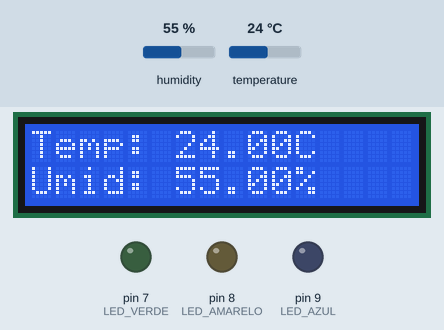
The sketch below on a simulated Arduino Uno, built with avr-gcc and run on an emulated ATmega328P. On the bench: 16×2 character LCD, output pins drawn as LEDs (lit = HIGH). The test bench sets the inputs (shaded band); at power-on: humidity 55 %, temperature 24 °C.

Above: at 1.2 s.
1.3 s: humidity set to 69 %
At 8.4 s:
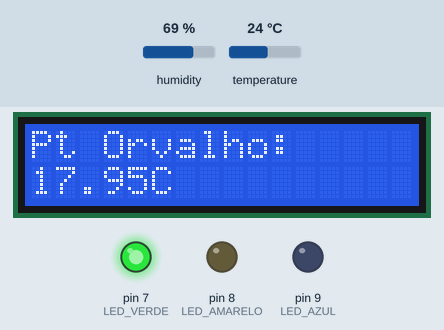
9.6 s: humidity set to 72 %
At 16.7 s:
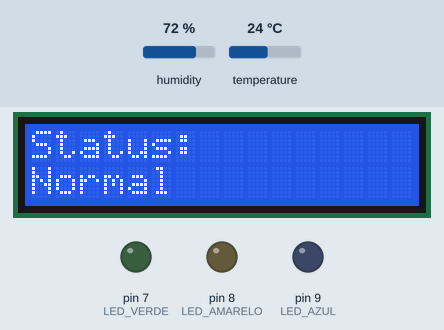
19.6 s: temperature set to 31.5 °C
At 26.9 s:
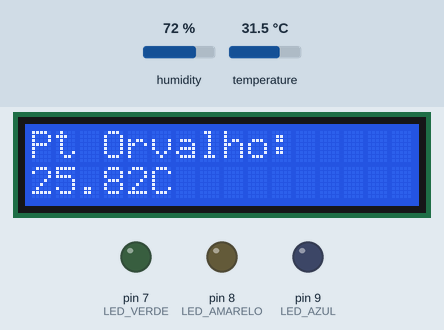
27.6 s: temperature set to 32.4 °C
At 35.3 s:
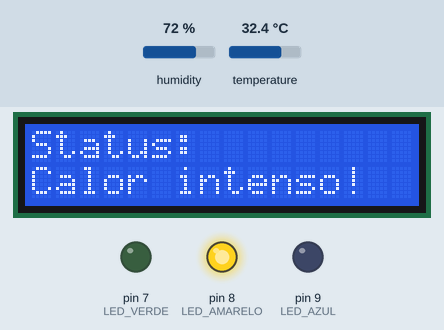
39.5 s: humidity set to 85 %
At 42.6 s:
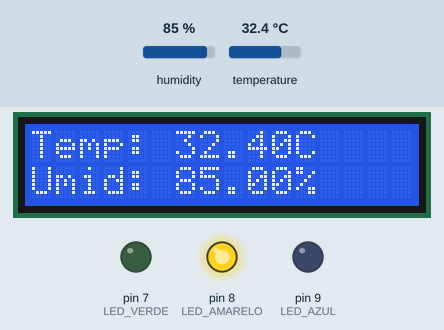
46.2 s: humidity set to 88 %
At 52.7 s:
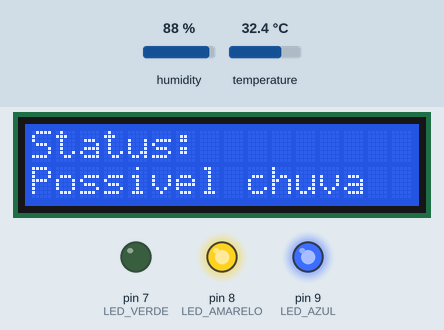
Timing chart, 0 to 54.2 s (numbered marks = the images above; inputs shaded):
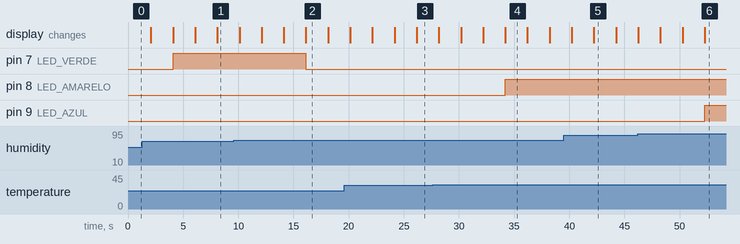

The sketch:

Projeto_Temperatura.ino
```cpp
#include <LiquidCrystal.h>
#include <DHT.h>

#define DHTPIN 6  // Pino para o sensor DHT22
#define DHTTYPE DHT22
#define LED_VERDE 7
#define LED_AMARELO 8
#define LED_AZUL 9
#define BUZZER 10

DHT dht(DHTPIN, DHTTYPE);
LiquidCrystal lcd(12, 11, 5, 4, 3, 2);

void setup() {
  lcd.begin(16, 2);
  dht.begin();
  pinMode(LED_VERDE, OUTPUT);
  pinMode(LED_AMARELO, OUTPUT);
  pinMode(LED_AZUL, OUTPUT);
  pinMode(BUZZER, OUTPUT);
}

float calculaPontoOrvalho(float t, float h) {
  // Fórmula de Magnus-Tetens para um cálculo mais preciso do ponto de orvalho
  float a = 17.27;
  float b = 237.7;
  float alpha = ((a * t) / (b + t)) + log(h/100.0);
  float pontoOrvalho = (b * alpha) / (a - alpha);
  return pontoOrvalho;
}

bool preveChuva(float t, float h) {
  float pontoOrvalho = calculaPontoOrvalho(t, h);
  float diferencaTemp = t - pontoOrvalho;
  // Quanto menor a diferença entre temp. ambiente e ponto de orvalho, maior a chance de chuva
  return diferencaTemp < 2.5;
}

bool preveChuvaIntensa(float t, float h) {
  float pontoOrvalho = calculaPontoOrvalho(t, h);
  float diferencaTemp = t - pontoOrvalho;
  // Quando o ponto de orvalho está muito próximo da temperatura e a umidade é alta
  return diferencaTemp < 1.0 && h > 85;
}

bool preveCalorIntenso(float t) {
  // Acima de 32°C é considerado calor intenso pela pesquisa
  return t > 32;
}

bool preveDiaBom(float t, float h) {
  // Dia considerado confortável para humanos e plantas:
  // Temp entre 20-28°C (conforto térmico) e umidade entre 40-70% (ideal para conforto)
  return t >= 20 && t <= 28 && h >= 40 && h <= 70;
}

void loop() {
  float h = dht.readHumidity();
  float t = dht.readTemperature();

  // Verificar se as leituras são válidas
  if (isnan(h) || isnan(t)) {
    lcd.clear();
    lcd.setCursor(0, 0);
    lcd.print("Erro no sensor!");
    delay(2000);
    return;
  }

  // Calcular o ponto de orvalho
  float pontoOrvalho = calculaPontoOrvalho(t, h);

  // Mostrar a temperatura e umidade no LCD
  lcd.clear();
  lcd.setCursor(0, 0);
  lcd.print("Temp: ");
  lcd.print(t);
  lcd.print("C");

  lcd.setCursor(0, 1);
  lcd.print("Umid: ");
  lcd.print(h);
  lcd.print("%");

  delay(2000);

  // Mostrar o ponto de orvalho
  lcd.clear();
  lcd.setCursor(0, 0);
  lcd.print("Pt Orvalho:");
  lcd.setCursor(0, 1);
  lcd.print(pontoOrvalho);
  lcd.print("C");

  delay(2000);

  // Verificar as condições climáticas
  bool chuva = preveChuva(t, h);
  bool chuvaIntensa = preveChuvaIntensa(t, h);
  bool calorIntenso = preveCalorIntenso(t);
  bool diaBom = preveDiaBom(t, h);

  // Atualizar os LEDs de acordo com as condições
  digitalWrite(LED_VERDE, diaBom ? HIGH : LOW);
  digitalWrite(LED_AMARELO, calorIntenso ? HIGH : LOW);
  digitalWrite(LED_AZUL, chuva ? HIGH : LOW);

  // Exibir o status no LCD
  lcd.clear();
  lcd.setCursor(0, 0);
  lcd.print("Status:");
  lcd.setCursor(0, 1);

  if (chuvaIntensa) {
    lcd.print("Chuva intensa!");
    // Ativar o alarme para chuva intensa
    tone(BUZZER, 1000, 200);
    delay(400);
    tone(BUZZER, 1000, 200);
  } else if (chuva) {
    lcd.print("Possivel chuva");
  } else if (calorIntenso) {
    lcd.print("Calor intenso!");
  } else if (diaBom) {
    lcd.print("Dia agradavel!");
  } else {
    lcd.print("Normal");
  }

  delay(2000);

  // Desligar o buzzer se estiver ativo
  noTone(BUZZER);
} 
```

Measured:
- the behaviour switches between 70 and 71 % on humidity (found by bisection; images 1 and 2)
- the behaviour switches between 32 and 32.1 °C on temperature (found by bisection; images 3 and 4)
- the behaviour switches between 86 and 87 % on humidity (found by bisection; images 5 and 6)
- after the input at 9.6 s, pin 7 (LED_VERDE): HIGH → LOW after 6.5 s
- after the input at 27.6 s, pin 8 (LED_AMARELO): LOW → HIGH after 6.6 s
- after the input at 46.2 s, pin 9 (LED_AZUL): LOW → HIGH after 6.1 s
- what the display in image 2 shows lasts 2.0 s, from 16.1 s to 18.1 s
